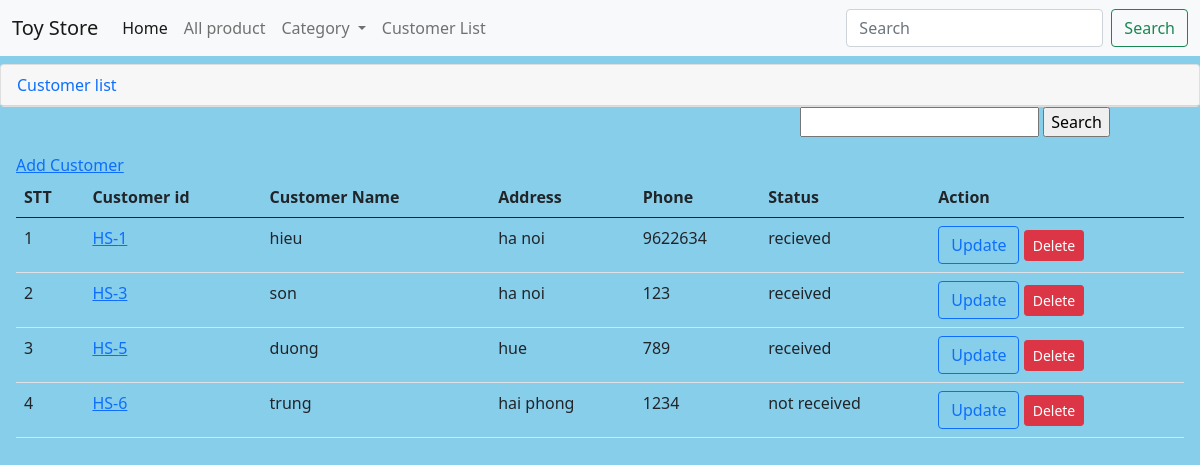
The app's page /index.php?page=customer with its own data.
### tables this page shows
CREATE TABLE `customer` (
  `customer_id` int(11) NOT NULL AUTO_INCREMENT,
  `customerName` varchar(50) NOT NULL,
  `product_id` int(11) DEFAULT NULL,
  `address` varchar(500) NOT NULL,
  `phone` varchar(20) NOT NULL,
  `customer_status` varchar(20) NOT NULL,
  `order_id` int(11) DEFAULT NULL,
  PRIMARY KEY (`customer_id`),
  KEY `customer_ibfk_1` (`order_id`),
  CONSTRAINT `customer_ibfk_1` FOREIGN KEY (`order_id`) REFERENCES `orders` (`order_id`)
);

### src/Controller/CustomerController.php (called while the page is built, shortened)
<?php
class CustomerController
{
    protected $customerModel;
    function __construct()
    {
        $this->customerModel = new CustomerModel();
    }
    function index()
    {
        $customers = $this->customerModel->getAll();
        include 'src/View/customer/list.php';
    }
}

### src/Model/CustomerModel.php (called while the page is built, shortened)
<?php
class CustomerModel
{
    protected $database;
    function __construct()
    {
        $db = new DBConnection();
        $this->database = $db->connect();
    }
    function getAll()
    {
        $sql = 'select customer_id, customerName, address, phone, customer_status from customer';
        $stmt = $this->database->query($sql);
        return $stmt->fetchAll();
    }
}

### src/Model/DBConnection.php (called while the page is built, shortened)
<?php
class DBConnection
{
    protected string $dsn;
    protected string $user;
    protected string $pass;
    function __construct()
    {
        $this->dsn = 'mysql:host=127.0.0.1;dbname=toy_store';
        $this->user = 'admin';
        $this->pass = '123456';
    }
    function connect()
    {
        try {
            return new PDO($this->dsn, $this->user, $this->pass);
        } catch (\PDOException $e) {
            echo $e->getMessage();
            exit();
        }
    }
}

### src/View/customer/list.php (the view, shortened to what this page needs)
<div class="col-12 col-md-12 mt-2">
    <div class="card">
        <div class="card-header">
            <a href="index.php?page=customer" style="text-decoration: none">Customer list</a>
        </div>
    </div>
    <div style="margin-left: 800px">
        <form action="index.php?page=customer-search" method="post">
            <input type="text" name="search">
            <input type="submit" value="Search">
        </form>
    </div>
    <div class="card-body">
        <div class="col-12">
            <a href="index.php?page=customer-add">Add Customer</a>
            <table class="table table-border">
                <thead>
                <tr>
                    <th>STT</th>
                    <th>Customer id</th>
                    <th>Customer Name</th>
                    <th>Address</th>
                    <th>Phone</th>
                    <th>Status</th>
                    <th>Action</th>
                </tr>
                </thead>
                <tbody>
                <?php foreach ($customers as $key => $customer): ?>
                    <tr>
                        <td><?php echo ++$key ?></td>
                        <td><a href="index.php?page=customer&id=<?php echo $customer['customer_id'] ?>">
                                <?php echo 'HS-' . $customer['customer_id'] ?>
                            </a>
                        </td>
                        <td><?php echo $customer['customerName'] ?></td>
                        <td><?php echo $customer['address'] ?></td>
                        <td><?php echo $customer['phone'] ?></td>
                        <td><?php echo $customer['customer_status'] ?></td>
                        <td>
                            <a href="index.php?page=customer-update&customer_id=<?php echo $customer['customer_id'] ?>"
                               class="btn btn-outline-primary">Update</a>
                            <a href="index.php?page=customer-delete&customer_id=<?php echo $customer['customer_id'] ?>"
                               class="btn btn-danger btn-sm" onclick="return confirm('Are you sure about that ?')">Delete</a>
                        </td>
                    </tr>
                <?php endforeach; ?>
                </tbody>
            </table>
        </div>
    </div>
</div>

### index.php (shortened to what this page needs)
<!doctype html>
<html lang="en">
<head>
    <link rel="stylesheet" href="https://cdnjs.cloudflare.com/ajax/libs/font-awesome/4.7.0/css/font-awesome.min.css">
    <link href="https://cdn.jsdelivr.net/npm/bootstrap@5.0.0-beta2/dist/css/bootstrap.min.css" rel="stylesheet"
>
</head>
<body style="background-color: skyblue">
<nav style="background-color: blue"><?php require 'head.php' ?></nav>
</body>
</html>
<?php require __DIR__ . '/vendor/autoload.php';
include_once 'route.php';
?>

### head.php (shortened to what this page needs)
<nav class="navbar navbar-expand-lg navbar-light bg-light" style="background-color: blue">
    <div class="container-fluid">
        <a class="navbar-brand" href="index.php">Toy Store</a>
        <div class="collapse navbar-collapse" id="navbarSupportedContent">
            <ul class="navbar-nav me-auto mb-2 mb-lg-0">
                <li class="nav-item">
                    <a class="nav-link active" aria-current="page" href="index.php">Home</a>
                </li>
                <li class="nav-item">
                    <a class="nav-link" href="index.php?page=product">All product</a>
                </li>
                <li class="nav-item dropdown">
                    <a class="nav-link dropdown-toggle" id="navbarDropdown" role="button" data-bs-toggle="dropdown" aria-expanded="false">
                        Category
                    </a>
                </li>
                <li class="nav-item">
                    <a class="nav-link" href="index.php?page=customer">Customer List</a>
                </li>
            </ul>
            <form class="d-flex" method="post" action="index.php?page=search">
                <input class="form-control me-2" name="search" type="search" placeholder="Search" aria-label="Search">
                <button class="btn btn-outline-success" type="submit">Search</button>
            </form>
        </div>
    </div>
</nav><?php

### route.php (shortened to what this page needs)
<?php
$customerController=new CustomerController();
$page=$_REQUEST['page'] ?? '';
switch ($page){
    case 'customer':
        $customerController->index();
        break;
}

### records on screen
customer: customer_id "1", customerName "hieu", address "ha noi", phone "9622634", customer_status "recieved"
customer: customer_id "3", customerName "son", address "ha noi", phone "123", customer_status "received"
customer: customer_id "5", customerName "duong", address "hue", phone "789", customer_status "received"
customer: customer_id "6", customerName "trung", address "hai phong", phone "1234", customer_status "not received"
